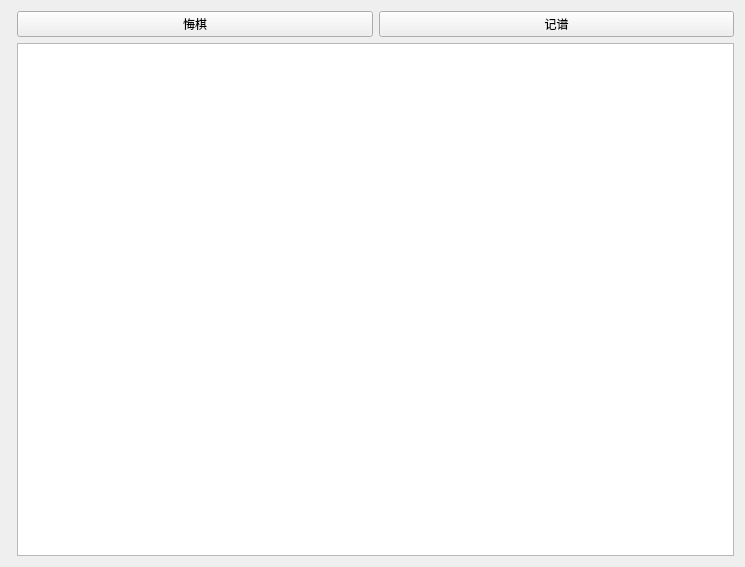
<?xml version="1.0" encoding="UTF-8"?>
<ui version="4.0">
 <class>goBoard</class>
 <widget class="QWidget" name="goBoard">
  <property name="geometry">
   <rect>
    <x>0</x>
    <y>0</y>
    <width>745</width>
    <height>567</height>
   </rect>
  </property>
  <property name="windowTitle">
   <string>追日</string>
  </property>
  <layout class="QHBoxLayout" name="horizontalLayout_2">
   <item>
    <widget class="QWidget" name="wg_board" native="true"/>
   </item>
   <item>
    <layout class="QVBoxLayout" name="verticalLayout">
     <item>
      <layout class="QHBoxLayout" name="horizontalLayout">
       <item>
        <widget class="QPushButton" name="pb_withdraw">
         <property name="text">
          <string>悔棋</string>
         </property>
        </widget>
       </item>
       <item>
        <widget class="QPushButton" name="pb_manual">
         <property name="text">
          <string>记谱</string>
         </property>
        </widget>
       </item>
      </layout>
     </item>
     <item>
      <widget class="QTextBrowser" name="textBrowser"/>
     </item>
    </layout>
   </item>
  </layout>
 </widget>
 <resources/>
 <connections/>
 <slots>
  <slot>slot_orders()</slot>
 </slots>
</ui>
